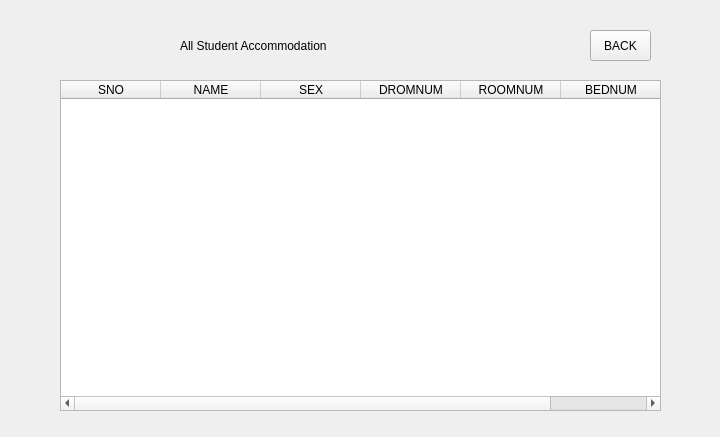
<?xml version="1.0" encoding="UTF-8"?>
<ui version="4.0">
 <class>seedorminfor</class>
 <widget class="QWidget" name="seedorminfor">
  <property name="geometry">
   <rect>
    <x>0</x>
    <y>0</y>
    <width>720</width>
    <height>437</height>
   </rect>
  </property>
  <property name="windowTitle">
   <string>Form</string>
  </property>
  <widget class="QLabel" name="label">
   <property name="geometry">
    <rect>
     <x>180</x>
     <y>30</y>
     <width>361</width>
     <height>31</height>
    </rect>
   </property>
   <property name="styleSheet">
    <string notr="true">font: 20pt &quot;Arial&quot;;</string>
   </property>
   <property name="text">
    <string>All Student Accommodation</string>
   </property>
  </widget>
  <widget class="QTableWidget" name="tableWidget">
   <property name="geometry">
    <rect>
     <x>60</x>
     <y>80</y>
     <width>601</width>
     <height>331</height>
    </rect>
   </property>
   <column>
    <property name="text">
     <string>SNO</string>
    </property>
   </column>
   <column>
    <property name="text">
     <string>NAME</string>
    </property>
   </column>
   <column>
    <property name="text">
     <string>SEX</string>
    </property>
   </column>
   <column>
    <property name="text">
     <string>DROMNUM</string>
    </property>
   </column>
   <column>
    <property name="text">
     <string>ROOMNUM</string>
    </property>
   </column>
   <column>
    <property name="text">
     <string>BEDNUM</string>
    </property>
   </column>
  </widget>
  <widget class="QPushButton" name="backButton">
   <property name="geometry">
    <rect>
     <x>590</x>
     <y>30</y>
     <width>61</width>
     <height>31</height>
    </rect>
   </property>
   <property name="text">
    <string>BACK</string>
   </property>
  </widget>
 </widget>
 <resources/>
 <connections/>
</ui>
